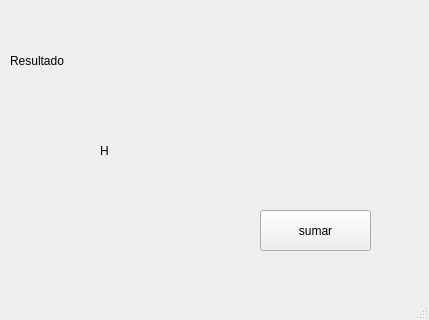
<?xml version="1.0" encoding="UTF-8"?>
<ui version="4.0">
 <class>MainWindow</class>
 <widget class="QMainWindow" name="MainWindow">
  <property name="geometry">
   <rect>
    <x>0</x>
    <y>0</y>
    <width>429</width>
    <height>320</height>
   </rect>
  </property>
  <property name="windowTitle">
   <string>MainWindow</string>
  </property>
  <widget class="QWidget" name="centralwidget">
   <widget class="QLabel" name="txt_resultado">
    <property name="geometry">
     <rect>
      <x>100</x>
      <y>120</y>
      <width>241</width>
      <height>61</height>
     </rect>
    </property>
    <property name="styleSheet">
     <string notr="true">font: 75 18pt &quot;Agency FB&quot;;</string>
    </property>
    <property name="text">
     <string>H</string>
    </property>
   </widget>
   <widget class="QLabel" name="label_2">
    <property name="geometry">
     <rect>
      <x>10</x>
      <y>40</y>
      <width>91</width>
      <height>41</height>
     </rect>
    </property>
    <property name="text">
     <string>Resultado</string>
    </property>
   </widget>
   <widget class="QPushButton" name="btn_sumar">
    <property name="geometry">
     <rect>
      <x>260</x>
      <y>210</y>
      <width>111</width>
      <height>41</height>
     </rect>
    </property>
    <property name="styleSheet">
     <string notr="true">font: 8pt &quot;Agency FB&quot;;
font: 75 20pt &quot;MS Shell Dlg 2&quot;;</string>
    </property>
    <property name="text">
     <string>sumar</string>
    </property>
   </widget>
  </widget>
  <widget class="QMenuBar" name="menubar">
   <property name="geometry">
    <rect>
     <x>0</x>
     <y>0</y>
     <width>429</width>
     <height>26</height>
    </rect>
   </property>
  </widget>
  <widget class="QStatusBar" name="statusbar"/>
 </widget>
 <resources/>
 <connections/>
</ui>
